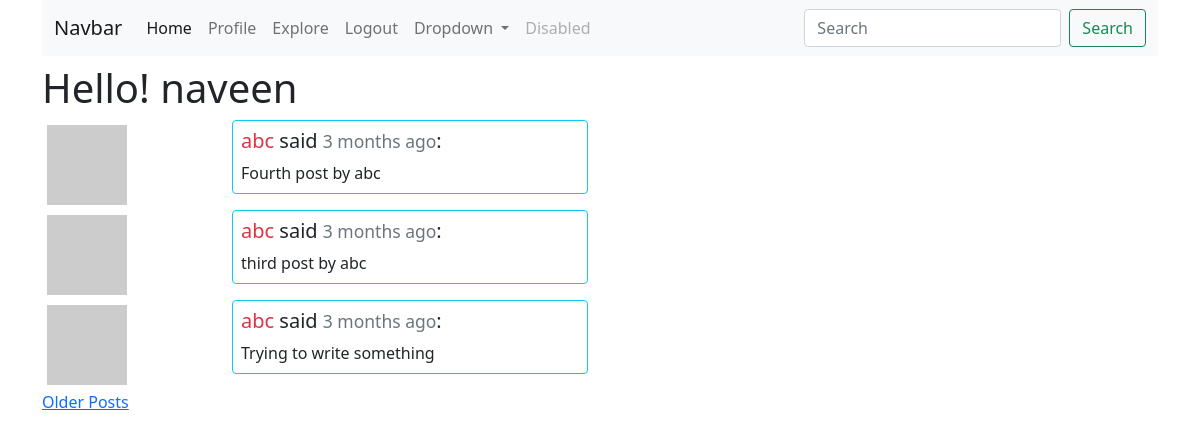
The page /explore (signed in) on the database as committed earlier.
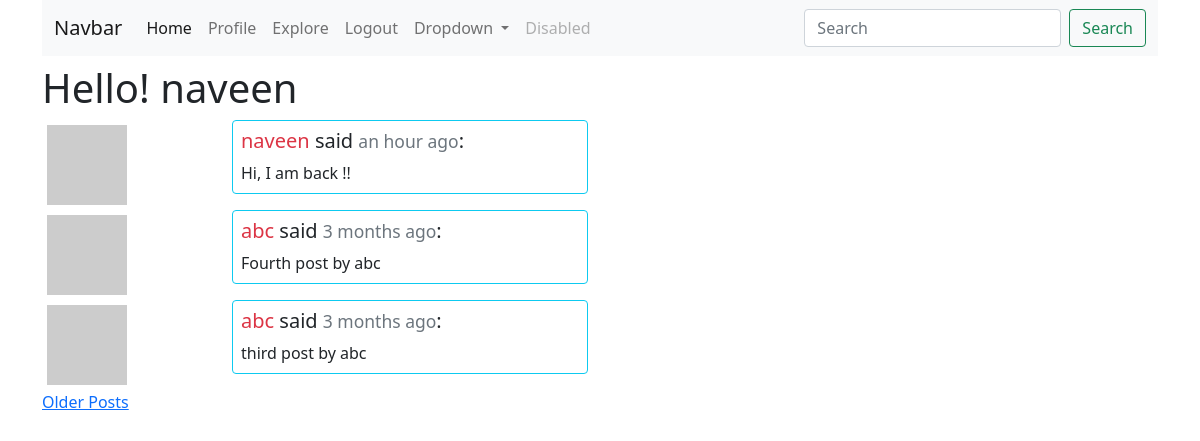
The same page on the database as committed later.
### app/models.py (models this page shows, shortened)
class User(UserMixin, db.Model):
    id = db.Column(db.Integer, primary_key=True)
    username = db.Column(db.String(64), index=True, unique=True)
    email = db.Column(db.String(120), index=True, unique=True)
    password_hash = db.Column(db.String(128))
    posts = db.relationship('Post', backref='author', lazy='dynamic')
    about_me = db.Column(db.String(140))
    last_seen = db.Column(db.DateTime, default=datetime.utcnow)
    followed = db.relationship(
        'User', secondary=followers,
        primaryjoin = (followers.c.follower_id == id),
        secondaryjoin = (followers.c.followed_id == id),
        backref = db.backref('followers', lazy='dynamic'), lazy='dynamic')
    def avatar(self, size):
        digest = md5(self.email.lower().encode('utf-8')).hexdigest()
        return f'https://gravatar.com/avatar/{digest}?d=identicon&s={size}'

class Post(db.Model):
    id = db.Column(db.Integer, primary_key=True)
    body = db.Column(db.String(140))
    timestamp = db.Column(db.DateTime, index=True, default=datetime.utcnow)
    user_id = db.Column(db.Integer, db.ForeignKey('user.id'))

### app/routes.py (the view)
@app.route('/explore')
@login_required
def explore():
    page = request.args.get('page', default=1, type=int)
    posts = Post.query.order_by(Post.timestamp.desc()).paginate(
        page, app.config['POSTS_PER_PAGE'], False)
    next_url = url_for('explore', page=posts.next_num) if posts.has_next else None
    prev_url = url_for('explore', page=posts.prev_num) if posts.has_prev else None
    return render_template('index.html', title='Explore', posts=posts.items,
                            next_url=next_url, prev_url=prev_url)

### app/models.py (called while the page is built)
@login.user_loader
def load_user(id):
    return User.query.get(int(id))

### app/routes.py (called while the page is built)
@app.before_request
def before_request():
    if current_user.is_authenticated:
        current_user.last_seen = datetime.utcnow()
        db.session.commit()

### app/templates/index.html (shortened to what this page needs)
{% extends 'base.html' %}
{% block content %}
    <h1>Hello! {{ current_user.username }}</h1>
    {% for post in posts %}
    {% include '_post.html' %}
    {% endfor %}
    {% if next_url %}
    <a href="{{ next_url }}">Older Posts</a>
    {% endif %}
{% endblock %}

### app/templates/base.html (shortened to what this page needs)
<!DOCTYPE html>
<html lang="en">
<head>
    <link href="{{ url_for('static', filename='css/bootstrap.min.css') }}" rel="stylesheet">
</head>
<body>
    <div class="container">
        {% include '_navbar.html' %}
        {% block content %}{% endblock %}
    </div>
</body>
</html>

### app/templates/_navbar.html (shortened to what this page needs)
<nav class="navbar navbar-expand-lg navbar-light bg-light mb-2">
    <div class="container-fluid">
      <a class="navbar-brand" href="#">Navbar</a>
      <div class="collapse navbar-collapse" id="navbarSupportedContent">
        <ul class="navbar-nav me-auto mb-2 mb-lg-0">
          <li class="nav-item">
            <a class="nav-link active" aria-current="page" href="{{ url_for('index') }}">Home</a>
          </li>
          {% if current_user.is_authenticated %}
          <li class="nav-item">
            <a class="nav-link" href="{{ url_for('user', username=current_user.username) }}">Profile</a>
          </li>
          {% endif %}
          <li class="nav-item">
            <a class="nav-link" href="{{ url_for('explore') }}">Explore</a>
          </li>
          <li class="nav-item">
            {% if current_user.is_anonymous %}
            <a class="nav-link" href="{{ url_for('login') }}">Login</a>
            {% else %}
            <a class="nav-link" href="{{ url_for('logout') }}">Logout</a>
            {% endif %}
          </li>
          <li class="nav-item dropdown">
            <a class="nav-link dropdown-toggle" href="#" id="navbarDropdown" role="button" data-bs-toggle="dropdown" aria-expanded="false">
              Dropdown
            </a>
          </li>
          <li class="nav-item">
            <a class="nav-link disabled" href="#" tabindex="-1" aria-disabled="true">Disabled</a>
          </li>
        </ul>
        <form class="d-flex">
          <input class="form-control me-2" type="search" placeholder="Search" aria-label="Search">
          <button class="btn btn-outline-success" type="submit">Search</button>
        </form>
      </div>
    </div>
  </nav>

### app/templates/_post.html
<div class="row justify-content-start">
    <div class="col-2">
        <img src="{{ post.author.avatar(36) }}" alt="avatar of {{ post.author.username }}" class="img-thumbnail border-white">
    </div>
    <div class="col-4">
        <div class="card mb-2 border-info">
            <div class="card-body p-2">
                <h5 class="card-title">
                    <a href="{{ url_for('user', username=post.author.username) }}" class="link-danger text-decoration-none">
                        {{ post.author.username }}
                    </a> said <small class="text-muted">{{ moment(post.timestamp).fromNow() }}</small>:
                </h5>
                <p class="card-text">{{ post.body }}</p>
            </div>
        </div>
    </div>
</div>

Rows that differ between the two databases and show on the page:
no longer on this page (row unchanged): Post: author.username "abc", timestamp "3 months ago", body "Trying to write something"
added Post: author.username "naveen", timestamp "an hour ago", body "Hi, I am back !!"
